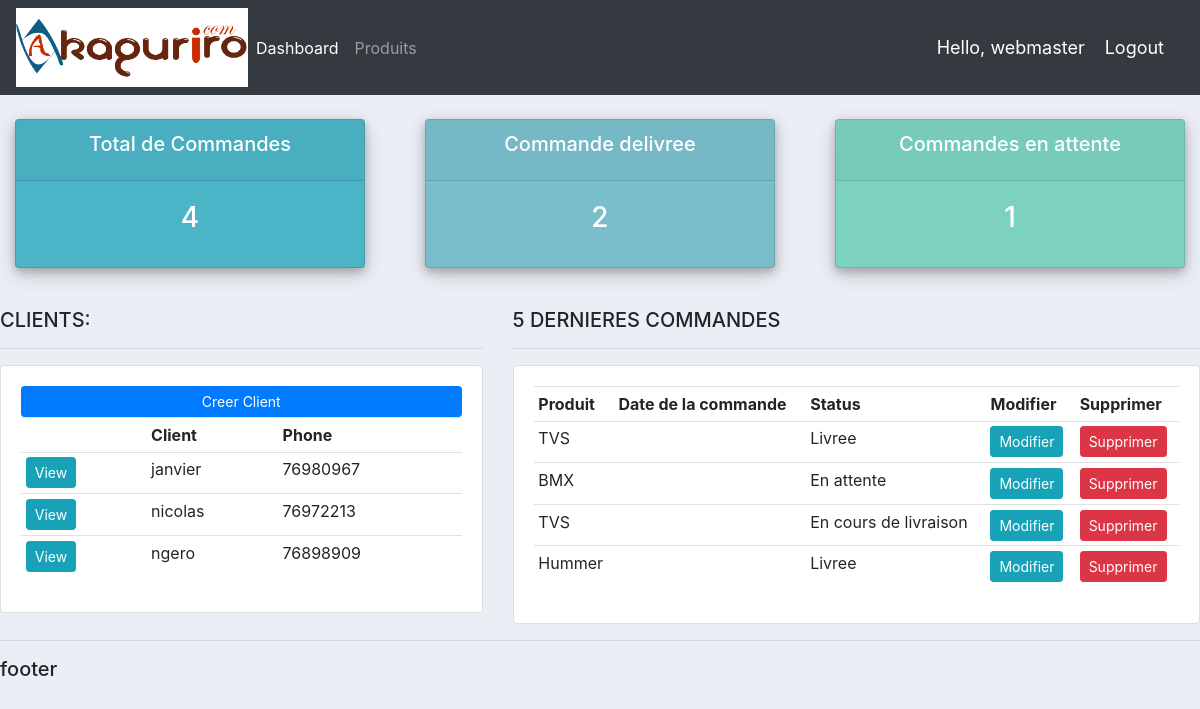
The app's page / (signed in) with its own data.
### comptes/models.py (models this page shows, shortened)
class Client(models.Model):
	user = models.OneToOneField(User, null=True, on_delete=models.CASCADE)
	nom = models.CharField(max_length=200, null=True)
	phone = models.CharField(max_length=200, null=True)
	email = models.CharField(max_length=200, null=True)
	profile_pic = models.ImageField(default="profile1.png", null=True, blank=True)
	date_creation = models.DateTimeField(auto_now_add=True, null=True)

class Commande(models.Model):
	STATUS = (
			('En attente', 'En attente'),
			('En cours de livraison', 'En cours de livraison'),
			('Livree', 'Livree'),
			)
	client = models.ForeignKey(Client, null=True, on_delete= models.SET_NULL)
	produit = models.ForeignKey(Produit, null=True, on_delete= models.SET_NULL)
	date_creation = models.DateTimeField(auto_now_add=True, null=True)
	status = models.CharField(max_length=200, null=True, choices=STATUS)
	note = models.CharField(max_length=1000, null=True)

class Produit(models.Model):
	CATEGORY = (
			('Interieur', 'Interieur'),
			('Exterieur', 'Exterieur'),
			)
	nom = models.CharField(max_length=200, null=True)
	prix = models.FloatField(null=True)
	categorie = models.CharField(max_length=200, null=True, choices=CATEGORY)
	description = models.CharField(max_length=200, null=True, blank=True)
	date_creation = models.DateTimeField(auto_now_add=True, null=True)
	tags = models.ManyToManyField(Tag)
	def __str__(self):
		return self.nom

### comptes/decorators.py (the view)
	def wrapper_function(request, *args, **kwargs):
		group = None
		if request.user.groups.exists():
			group = request.user.groups.all()[0].name
		if group == 'client':
			return redirect('user-page')
		if group == 'admin':
			return view_func(request, *args, **kwargs)

### comptes/views.py (called while the page is built)
@login_required(login_url='login')
@admin_only
def acceuil(request):
   commandes = Commande.objects.all()
   clients = Client.objects.all()
   total_clients = clients.count()
   total_commandes = commandes.count()
   livree = commandes.filter(status='Livree').count()
   en_attente = commandes.filter(status='En attente').count()
   context = {'commandes':commandes, 'clients':clients,
   'total_commandes':total_commandes,'livree':livree,
   'en_attente':en_attente }
   return render(request, 'comptes/dashboard.html', context)

### templates/comptes/dashboard.html
{%  extends 'comptes/main.html' %}
{% block content %}
{%  include 'comptes/status.html' %}
<br>
<div class="row">
	<div class="col-md-5">
		<h5>CLIENTS:</h5>
		<hr>
		<div class="card card-body">
			<a class="btn btn-primary  btn-sm btn-block" href="">Creer Client</a>
			<table class="table table-sm">
				<tr>
					<th></th>
					<th>Client</th>
					<th>Phone</th>
				</tr>
				{% for client in clients %}
					<tr>
						<td><a class="btn btn-sm btn-info" href="{% url 'client' client.id %}">View</a></td>
						<td>{{client.nom}}</td>
						<td>{{client.phone}}</td>
					</tr>
				{% endfor %}
			</table>
		</div>
	</div>
	<div class="col-md-7">
		<h5>5 DERNIERES COMMANDES</h5>
		<hr>
		<div class="card card-body">
			<table class="table table-sm">
				<tr>
					<th>Produit</th>
					<th>Date de la commande</th>
					<th>Status</th>
					<th>Modifier</th>
					<th>Supprimer</th>
				</tr>
				{% for commande in commandes %}
					<tr>
						<td>{{commande.produit}}</td>
						<td>{{commande.date_created}}</td>
						<td>{{commande.status}}</td>
						<td><a class="btn btn-sm btn-info" href="{% url 'modifier_commande' commande.id %}">Modifier</a></td>
						<td><a class="btn btn-sm btn-danger" href="{% url 'supprimer_commande' commande.id %}">Supprimer</a></td>
					</tr>
				{% endfor %}
			</table>
		</div>
	</div>
</div>
{% endblock %}

### templates/comptes/main.html (shortened to what this page needs)
{% load static %}
<!DOCTYPE html>
<html>
<head>
    <link rel="stylesheet" href="https://stackpath.bootstrapcdn.com/bootstrap/4.3.1/css/bootstrap.min.css">
    <link rel="stylesheet" type="text/css" href="{% static '/css/main.css' %}">
</head>
<body>
{% include 'comptes/navbar.html' %}
  {% block content %}
  {% endblock %}
  <hr>
  <h5>footer</h5>
</body>
</html>

### templates/comptes/navbar.html (shortened to what this page needs)
{% load static %}
<nav class="navbar navbar-expand-lg navbar-dark bg-dark">
 <img src="{% static 'images/AKAGURIRO ok_1.png' %}">
  <div class="collapse navbar-collapse" id="navbarNav">
    <ul class="navbar-nav">
      {% if request.user.is_staff %}
      <li class="nav-item active">
        <a class="nav-link" href="{% url 'home' %}">Dashboard</a>
      </li>
      <li class="nav-item">
        <a class="nav-link" href="{% url 'produit' %}">Produits</a>
      </li>
      {% else %}
       <li class="nav-item">
        <a class="nav-link" href="{% url 'compte' %}">Parametres</a>
      </li>
      {% endif %}
    </ul>
  </div>
  <span class="hello-msg">Hello, {{request.user}}</span>
  <span ><a  class="hello-msg" href="{% url 'logout' %}">Logout</a></span>
</nav>

### templates/comptes/status.html
<br>
<div class="row">
	<div class="col">
		<div class="col-md">
			<div class="card text-center text-white  mb-3" id="total-orders">
			  	<div class="card-header">
			  		<h5 class="card-title">Total de Commandes</h5>
			  	</div>
			  	<div class="card-body">
			    	<h3 class="card-title">{{total_commandes}}</h3>
			  	</div>
			</div>
		</div>
	</div>
	<div class="col">
		<div class="col-md">
			<div class="card text-center text-white  mb-3" id="orders-delivered">
			  	<div class="card-header">
			  		<h5 class="card-title">Commande delivree</h5>
			  	</div>
			  	<div class="card-body">
			    	<h3 class="card-title">{{livree}}</h3>
			  	</div>
			</div>
		</div>
	</div>
	<div class="col">
		<div class="col-md">
			<div class="card text-center text-white  mb-3" id="orders-pending">
			  	<div class="card-header">
			  		<h5 class="card-title">
                        Commandes en attente</h5>
			  	</div>
			  	<div class="card-body">
			    	<h3 class="card-title">{{en_attente}}</h3>
			  	</div>
			</div>
		</div>
	</div>
</div>

### static/css/main.css (style rules this page uses)
body { background-color: #ebeff5; }
img { vertical-align: middle; border-style: none; width: 232px; background-color: white; }
#total-orders { background-color: #4cb4c7; box-shadow: 0 4px 8px 0 rgba(0, 0, 0, 0.2), 0 6px 20px 0 rgba(0, 0, 0, 0.19); }
#orders-delivered { background-color: #7abecc; box-shadow: 0 4px 8px 0 rgba(0, 0, 0, 0.2), 0 6px 20px 0 rgba(0, 0, 0, 0.19); }
#orders-pending { background-color: #7CD1C0; box-shadow: 0 4px 8px 0 rgba(0, 0, 0, 0.2), 0 6px 20px 0 rgba(0, 0, 0, 0.19); }

### templates/comptes/navbar.html (style rules this page uses)
.hello-msg { font-size: 18px; color: #fff; margin-right: 20px; }

### records on screen
Client: nom "janvier", phone "76980967"
Client: nom "nicolas", phone "76972213"
Client: nom "ngero", phone "76898909"
Commande: produit "TVS", status "Livree"
Commande: produit "BMX", status "En attente"
Commande: produit "TVS", status "En cours de livraison"
Commande: produit "Hummer", status "Livree"

### other values on screen
{{ request.user }} "webmaster"
{{ total_commandes }} "4"
{{ livree }} "2"
{{ en_attente }} "1"
